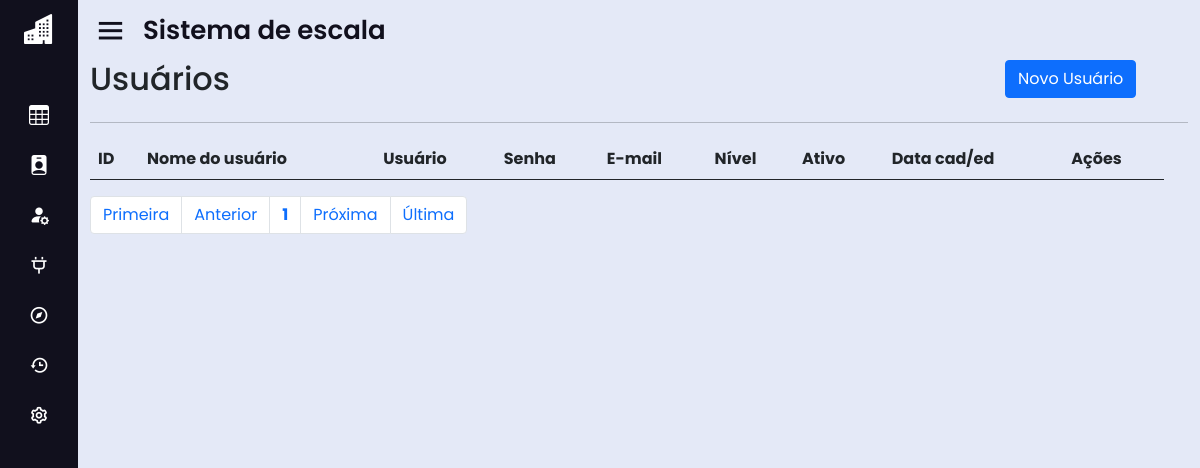
The app's page /system.php?page=lista_usu, older data.
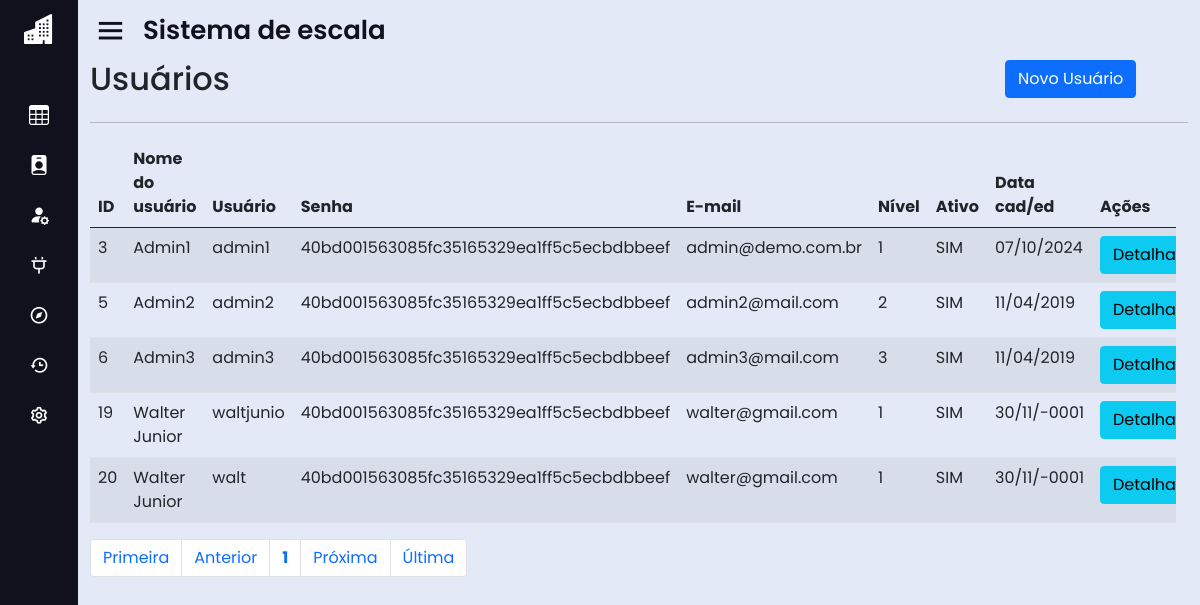
The same page, newer data.
### tables this page shows
CREATE TABLE IF NOT EXISTS `usuarios` (
  `id` int(11) unsigned NOT NULL AUTO_INCREMENT,
  `nome` varchar(50) NOT NULL,
  `usuario` varchar(25) NOT NULL,
  `senha` varchar(40) NOT NULL,
  `email` varchar(100) NOT NULL,
  `nivel` int(1) unsigned NOT NULL DEFAULT 1,
  `ativo` tinyint(1) NOT NULL DEFAULT 1,
  `dt_cadastro` datetime NOT NULL,
  PRIMARY KEY (`id`),
  UNIQUE KEY `usuario` (`usuario`),
  KEY `nivel` (`nivel`)
);

### sis/usuarios/lista_usu.php (the view, shortened to what this page needs)
<div id="main" class="container-fluid">
	<div id="top" class="row">
		<div class="col-md-10">
			<h2>Usuários</h2>
		</div>
		<div class="col-md-2">
			<a href="?page=fadd_usu" class="btn btn-primary pull-right h2">Novo Usuário</a>
		</div>
	</div>
	<hr/>
		<div id="list" class="row">
			<div class="table-responsive">
				<?php
					$quantidade = 5;
					$pagina = (isset($_GET['pagina'])) ? (int)$_GET['pagina'] : 1;
					$inicio = ($quantidade * $pagina) - $quantidade;
					$data_all = mysqli_query($con, "select * from usuarios order by id asc limit $inicio, $quantidade;");
					echo "<table class='table table-striped' cellspacing='0' cellpading='0'>";
					echo "<thead><tr>";
					echo "<td><strong>ID</strong></td>";
					echo "<td><strong>Nome do usuário</strong></td>";
					echo "<td><strong>Usuário</strong></td>";
					echo "<td class='d-none d-md-table-cell'><strong>Senha</strong></td>";
					echo "<td class='d-none d-md-table-cell'><strong>E-mail</strong></td>";
					echo "<td class='d-none d-md-table-cell'><strong>Nível</strong></td>";
					echo "<td class='d-none d-md-table-cell'><strong>Ativo</strong></td>";
					echo "<td class='d-none d-md-table-cell'><strong>Data cad/ed</strong></td>";
					echo "<td class='actions'><strong>Ações</strong></td>";
					echo "</tr></thead><tbody>";
					while($info = mysqli_fetch_array($data_all)){
						echo "<tr>";
						echo "<td>".$info['id']."</td>";
						echo "<td>".$info['nome']."</td>";
						echo "<td>".$info['usuario']."</td>";
						echo "<td class='d-none d-md-table-cell'>".$info['senha']."</td>";
						echo "<td class='d-none d-md-table-cell'>".$info['email']." </td>";
						echo "<td class='d-none d-md-table-cell'>".$info['nivel']."</td>";
						if($info['ativo'] == 1){
							echo "<td class='d-none d-md-table-cell'>SIM</td>";
						}else if($info['ativo'] == 0){
							echo "<td class='d-none d-md-table-cell'>NÃO</td>";
						}
						echo "<td class='d-none d-md-table-cell'>".date('d/m/Y',strtotime($info['dt_cadastro']))."</td>";
						echo "<td><div class='btn-group btn-group-xs'>";
						echo "<a class='btn btn-info btn-xs' href=?page=view_usu&id=".$info['id']."> Detalhar </a>";
					}
					echo "</tr></tbody></table>";
				?>
			</div>
		</div>
		<div id="bottom" class="row">
			<div class="col-md-12">
				<?php
					$sqlTotal 		= "select id from usuarios;";
					$qrTotal  		= mysqli_query($con, $sqlTotal);
					$numTotal 		= mysqli_num_rows($qrTotal);
					$totalpagina = (ceil($numTotal/$quantidade)<=0) ? 1 : ceil($numTotal/$quantidade);
					$anterior = (($pagina-1) <= 0) ? 1 : $pagina - 1;
					$posterior = (($pagina+1) >= $totalpagina) ? $totalpagina : $pagina+1;
					echo "<ul class='pagination'>";
					echo "<li class='page-item'><a class='page-link' href='?page=lista_usu&pagina=1'> Primeira</a></li> ";
					echo "<li class='page-item'><a class='page-link' href=\"?page=lista_usu&pagina=$anterior\"> Anterior</a></li> ";
					echo "<li class='page-item'><a class='page-link' href='?page=lista_usu&pagina=".$pagina."'><strong>".$pagina."</strong></a></li> ";
					echo "<li class='page-item'><a class='page-link' href=\"?page=lista_usu&pagina=$posterior\"> Pr&oacute;xima</a></li> ";
					echo "<li class='page-item'><a class='page-link' href=\"?page=lista_usu&pagina=$totalpagina\"> &Uacute;ltima</a></li></ul>";
				?>
			</div>
		</div>
</div>

### system.php (shortened to what this page needs)
<!DOCTYPE html>
<html lang="en" dir="ltr">
<head>
  <link rel="stylesheet" href="css/style.css">
  <link rel="stylesheet" href="https://cdnjs.cloudflare.com/ajax/libs/font-awesome/6.4.0/css/all.min.css" />
  <link href='https://unpkg.com/boxicons@2.0.7/css/boxicons.min.css' rel='stylesheet'>
  <link href="https://cdn.jsdelivr.net/npm/bootstrap@5.0.2/dist/css/bootstrap.min.css" rel="stylesheet">
  <link rel="stylesheet" href="https://cdn.jsdelivr.net/npm/bootstrap-icons@1.11.3/font/bootstrap-icons.min.css">
</head>
<body>
  <div class="sidebar close">
    <?php
      include "base/sidebar1.php";
    ?>
  </div>
  <section class="home-section">
    <div class="home-content">
      <i class='bx bx-menu'></i>
      <span class="text">Sistema de escala</span>
    </div>
    <?php
      include "base/ch_pages.php";
    ?>
  </section>
</body>
</html>

### base/sidebar1.php (shortened to what this page needs)
<div class="logo-details">
  <i class="bi bi-buildings-fill"></i>
</div>
<ul class="nav-links">
  <li>
    <a href="?page=escala">
      <i class="bi bi-table"></i>
    </a>
  </li>
  <li>
    <a href="?page=lista_func">
      <i class="bi bi-person-badge-fill"></i>
    </a>
  </li>
  <li>
    <a href="?page=lista_usu">
      <i class="bi bi-person-fill-gear"></i>
    </a>
  </li>
  <li>
    <div class="iocn-link">
      <a href="#">
        <i class='bx bx-plug'></i>
      </a>
    </div>
  </li>
  <li>
    <a href="#">
      <i class='bx bx-compass'></i>
    </a>
  </li>
  <li>
    <a href="#">
      <i class='bx bx-history'></i>
    </a>
  </li>
  <li>
    <a href="#">
      <i class='bx bx-cog'></i>
    </a>
  </li>
</ul>

### base/ch_pages.php (shortened to what this page needs)
<?php
if (isset($_GET['page'])) {
    switch ($_GET['page']) {
        case 'lista_usu':
            include "sis/usuarios/lista_usu.php";
            break;
    }
}

### css/style.css (style rules this page uses)
* { margin: 0; padding: 0; box-sizing: border-box; font-family: 'Poppins', sans-serif; }
.row { width: 100%; }
.sidebar { position: fixed; top: 0; left: 0; height: 100%; width: 260px; background: #11101d; z-index: 100; transition: all 0.5s ease; }
.sidebar.close { width: 78px; }
.sidebar .logo-details { height: 60px; width: 100%; display: flex; align-items: center; }
.sidebar .logo-details i { font-size: 30px; color: #fff; height: 50px; min-width: 78px; text-align: center; line-height: 50px; }
.sidebar .nav-links { height: 100%; padding: 30px 0 150px 0; overflow: auto; }
.sidebar.close .nav-links { overflow: visible; }
.sidebar .nav-links li { position: relative; list-style: none; transition: all 0.4s ease; }
.sidebar .nav-links li .iocn-link { display: flex; align-items: center; justify-content: space-between; }
.sidebar.close .nav-links li .iocn-link { display: block }
.sidebar .nav-links li i { height: 50px; min-width: 78px; text-align: center; line-height: 50px; color: #fff; font-size: 20px; cursor: pointer; transition: all 0.3s ease; }
.sidebar .nav-links li a { display: flex; align-items: center; text-decoration: none; }
.home-section { position: relative; background: #E4E9F7; height: 100vh; left: 260px; width: calc(100% - 260px); transition: all 0.5s ease; }
.sidebar.close ~ .home-section { left: 78px; width: calc(100% - 78px); }
.home-section .home-content { height: 60px; display: flex; align-items: center; }
.home-section .home-content .bx-menu, .home-section .home-content .text { color: #11101d; font-size: 35px; }
.home-section .home-content .bx-menu { margin: 0 15px; cursor: pointer; }
.home-section .home-content .text { font-size: 26px; font-weight: 600; }

Row changes from the older to the newer data that the page shows:
added usuarios: id "3", nome "Admin1", usuario "admin1", senha "40bd001563085fc35165329ea1ff5c5ecbdbbeef", email "admin@demo.com.br", nivel "1", ativo "SIM", dt_cadastro "07/10/2024"
added usuarios: id "5", nome "Admin2", usuario "admin2", senha "40bd001563085fc35165329ea1ff5c5ecbdbbeef", email "admin2@mail.com", nivel "2", ativo "SIM", dt_cadastro "11/04/2019"
added usuarios: id "6", nome "Admin3", usuario "admin3", senha "40bd001563085fc35165329ea1ff5c5ecbdbbeef", email "admin3@mail.com", nivel "3", ativo "SIM", dt_cadastro "11/04/2019"
added usuarios: id "19", nome "Walter Junior", usuario "waltjunio", senha "40bd001563085fc35165329ea1ff5c5ecbdbbeef", email "walter@gmail.com", nivel "1", ativo "SIM", dt_cadastro "30/11/-0001"
added usuarios: id "20", nome "Walter Junior", usuario "walt", senha "40bd001563085fc35165329ea1ff5c5ecbdbbeef", email "walter@gmail.com", nivel "1", ativo "SIM", dt_cadastro "30/11/-0001"
